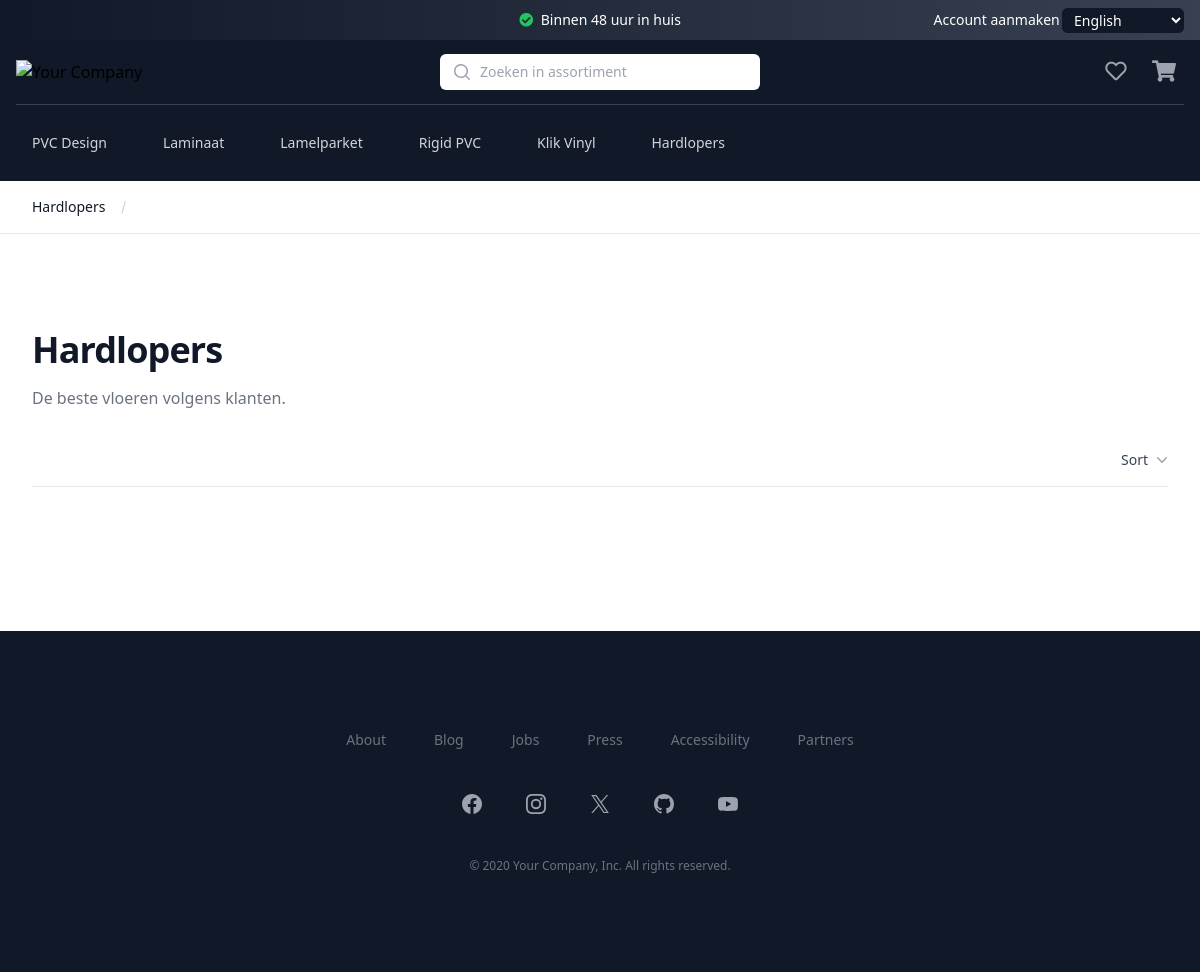
The app's page /runners/, older data.
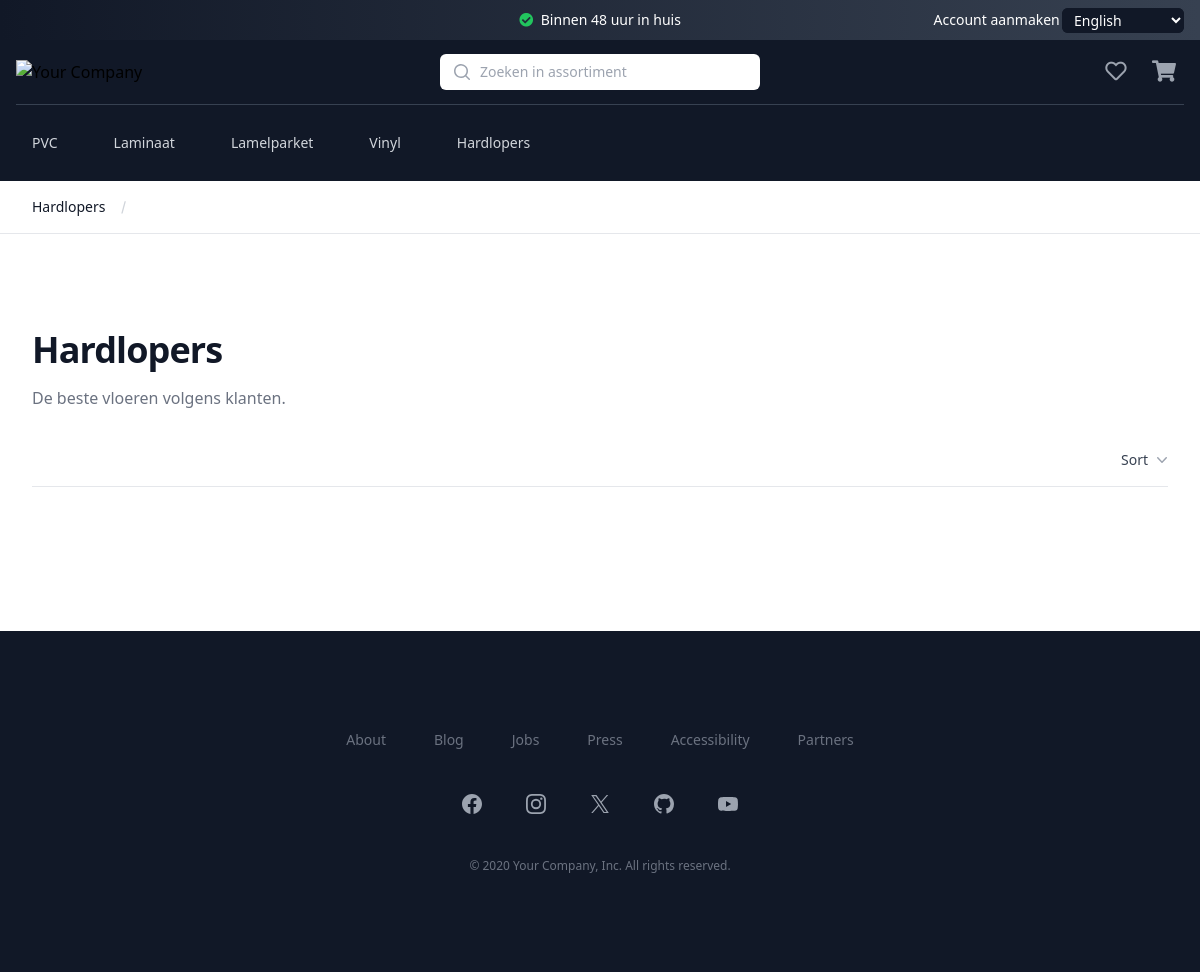
The same page, newer data.
### ecommerce_website/models.py (models this page shows, shortened)
class ProductCategory(models.Model):
    name = models.CharField(max_length=100)
    description = models.CharField(max_length=200, default=None, null=True)
    parent_category = models.ForeignKey(
        'self', on_delete=models.CASCADE, null=True, blank=True, related_name='subcategories')
    active = models.BooleanField(default=True)
    thumbnail = models.ImageField(
        upload_to='category_thumbnails/', null=True, blank=True)

### ecommerce_website/views.py (the view)
# urls.py: path('runners/', views.runner_products, name='runner_products'),
def runner_products(request):
    category = 'Hardlopers'
    attributes = request.GET.copy()
    isSort = 'tn_sort' in attributes
    isFilter = 'tn_sort' not in attributes and len(
        attributes) > 0 or 'tn_sort' in attributes and len(
        attributes) > 1
    if isSort:
        sort_value = attributes.pop('tn_sort', None)[0]
    if isFilter:
        products = ProductService().get_runner_products_by_attributes(attributes)
        if isSort:
            products = ProductSorter().sort_products_by(products, sort_value)
    else:
        products = ProductService().get_runner_products()
        if isSort:
            products = ProductSorter().sort_products_by(products, sort_value)
    productViewService = ProductViewService()
    productViews = productViewService.generate(products)
    headerData = ProductCategoryService().get_all_active_head_product_categories()
    breadcrumb = [category]
    categoryData = ProductCategoryService().get_product_category_by_name(category)
    filterData = ProductFilterService().get_product_filters_by_category_name(category)
    return render(request, 'products.html', {'products': productViews, 'filterData': filterData, 'headerData': headerData, 'categoryData': categoryData, 'breadcrumbs': breadcrumb})

### ecommerce_website/services/product_category_service/product_category_service.py (called while the page is built)
    @staticmethod
    def get_product_category_by_name(product_category_name):
        try:
            return ProductCategory.objects.filter(name=product_category_name).first()
        except ProductCategory.DoesNotExist:
            return None

    @staticmethod
    def get_all_active_head_product_categories():
        try:
            return ProductCategory.objects.filter(active=True, parent_category=None)
        except ProductCategory.DoesNotExist:
            return None

### ecommerce_website/services/product_filter_service/product_filter_service.py (called while the page is built, shortened)
    @staticmethod
    def get_product_filters_by_category_name(product_category_name):
        try:
            product_filters = ProductFilter.objects.filter(parent_category__name=product_category_name)
            matched_filters_dict = {}
            product_filter_view_service = ProductFilterViewService()
            product_filter_views = product_filter_view_service.generate(
                matched_filters_dict.items())
            return product_filter_views
        except ProductFilter.DoesNotExist:
            return None

### ecommerce_website/services/product_service/product_service.py (called while the page is built)
    @staticmethod
    def get_runner_products():
        try:
            products = Product.objects.filter(runner=True)
            return list(products)
        except Product.DoesNotExist:
            return None

### ecommerce_website/services/view_service/product_filter_service.py (called while the page is built)
    def generate(self, items):
        productViews = []
        for key, value in items:
            productView = ProductFilterView(key, value)
            productViews.append(productView)
        return productViews

### ecommerce_website/services/view_service/product_view_service.py (called while the page is built)
    def generate(self, items):
        productViews = []
        for item in items:
            productView = ProductView(item)
            productViews.append(productView)
        return productViews

### ecommerce_website/templates/products.html (shortened to what this page needs)
{% extends 'components/main.html' %}
{% load static tailwind_tags %}
{% block content %}
<div class="bg-white">
  <main class="mx-auto max-w-2xl px-4 lg:max-w-7xl lg:px-8">
<div class="border-b border-gray-200 pt-24 relative">
  <h1 class="text-4xl font-bold tracking-tight text-gray-900">{{categoryData.name}}</h1>
  <p class="mt-4 text-base text-gray-500">{{categoryData.description}}</p>
  <div class="pb-4 pt-10 flex justify-between items-start">
    <div class="relative flex items-center">
      <button type="button"
        class="group inline-flex justify-center text-sm font-medium text-gray-700 hover:text-gray-900" id="menu-button"
        aria-expanded="false" aria-haspopup="true" onclick="toggleSortMenu()">
        Sort
      </button>
    </div>
  </div>
</div>
    <div class="pb-24 pt-12 lg:grid lg:grid-cols-3 lg:gap-x-8 xl:grid-cols-4">
    </div>
  </main>
</div>
{% endblock %}

### ecommerce_website/templates/components/main.html (shortened to what this page needs)
{% load static tailwind_tags %}
<!DOCTYPE html>
<html lang="en">
    <head>
        {% tailwind_css %}
        <link href="https://cdnjs.cloudflare.com/ajax/libs/font-awesome/5.15.4/css/all.min.css" rel="stylesheet">
    </head>
<body>
    {% include 'components/header.html'%}
    <main>
        {% block content %}
        {% endblock %}
    </main>
    {% include 'components/footer.html'%}
</body>
</html>

### ecommerce_website/templates/components/header.html (shortened to what this page needs)
{% load static %}
<header class="bg-gray-900">
    <div class="bg-gradient-to-r from-gray-900 to-gray-700">
        <div class="mx-auto flex h-10 max-w-7xl items-center justify-between px-4 sm:px-6 lg:px-8">
            <form class="hidden lg:block lg:flex-1 absolute right-4">
                <div class="flex items-center">
                    <div
                        class="group relative -ml-2 rounded-md border-transparent bg-gray-900 focus-within:ring-2 focus-within:ring-white">
                        <select id="desktop-language" name="language"
                            class="flex items-center rounded-md border-transparent bg-gray-900 bg-none py-0.5 pl-2 pr-10 text-sm font-medium text-white focus:border-transparent focus:outline-none focus:ring-0 group-hover:text-gray-100">
                            <option value="en">English</option>
                        </select>
                    </div>
                </div>
            </form>
            <p class="flex-1 text-center text-sm font-medium text-white lg:flex-none">
                <i class="fas fa-check-circle text-green-500 mr-1"></i> Binnen 48 uur in huis
            </p>
            <div class="hidden lg:flex lg:flex-1 lg:items-center lg:justify-end lg:space-x-6">
                {% if user.is_authenticated %}
                <a href="#" class="text-sm font-medium text-white hover:text-gray-100">{{user}}</a>
                <span class="h-6 w-px bg-gray-600" aria-hidden="true"></span>
                <a href="/logout" class="text-sm font-medium text-white hover:text-gray-100">Uitloggen</a>
                {% else %}
                <a href="/registration" class="text-sm font-medium text-white hover:text-gray-100">Account aanmaken</a>
                <a href="/login" class="text-sm font-medium text-white hover:text-gray-100">Inloggen</a>
                {% endif %}
            </div>
        </div>
    </div>
    <div class="mx-auto max-w-7xl px-2 sm:px-4 lg:divide-y lg:divide-gray-700">
        <div class="relative flex h-16 justify-between">
            <div class="relative z-10 flex px-2 lg:px-0">
                <a href="{% url 'home' %}" class="flex flex-shrink-0 items-center">
                    <img class="max-h-14 w-auto" src="{% static 'images/logo.png' %}" alt="Your Company">
                </a>
            </div>
            <div class="relative z-0 flex flex-1 items-center justify-center px-2 sm:absolute sm:inset-0">
                <div class="w-full sm:max-w-xs">
                    <form id="searchForm" onsubmit="submitSearch(event)">
                        <div class="relative">
                            <div class="pointer-events-none absolute inset-y-0 left-0 flex items-center pl-3">
                            </div>
                            <input id="search" name="search"
                                class="block w-full rounded-md border-0 bg-white py-1.5 pl-10 pr-3 text-gray-300 placeholder:text-gray-400 focus:bg-white focus:text-gray-900 focus:ring-0 focus:placeholder:text-gray-600 sm:text-sm sm:leading-6"
                                placeholder="Zoeken in assortiment" type="search">
                        </div>
                    </form>
                </div>
            </div>
            <div class="hidden lg:relative lg:z-10 lg:ml-4 lg:flex lg:items-center">
                <button type="button"
                    class="relative flex-shrink-0 rounded-full p-1 text-gray-400 hover:text-white focus:outline-none focus:ring-2 focus:ring-white focus:ring-offset-2 focus:ring-offset-gray-800 mr-2 w-10 h-10">
                    <i class="far fa-heart fa-lg"></i>
                </button>
                <button type="button" onclick="openFlyoutPanel()"
                    class="relative flex-shrink-0 rounded-full p-1 text-gray-400 hover:text-white focus:outline-none focus:ring-2 focus:ring-white focus:ring-offset-2 focus:ring-offset-gray-800 w-10 h-10">
                    <i class="fas fa-shopping-cart fa-lg"></i>
                </button>
            </div>
        </div>
        <nav id="navigation-container" class="hidden lg:flex lg:space-x-6 lg:py-4" aria-label="Global">
            {% for category in headerData %}
            {% if category.name == 'Hardlopers' %}
            <a href="/runners" id="dropdown-btn-{{ category.id }}"
                class="text-gray-300 hover:bg-gray-700 hover:text-white inline-flex items-center rounded-md py-3 px-4 text-sm font-medium">
                {{ category.name }}
            </a>
            {% else %}
            <a href="/products/{{ category.name }}" id="dropdown-btn-{{ category.id }}"
                class="text-gray-300 hover:bg-gray-700 hover:text-white inline-flex items-center rounded-md py-3 px-4 text-sm font-medium"
                onmouseover="showDropdown('{{ category.id }}')" onmouseout="hideDropdown('{{ category.id }}')">
                {{ category.name }}
            </a>
            {% endif %}
            {% endfor %}
        </nav>
    </div>
</header>
{% if breadcrumbs %}
{% include 'components/breadcrumb.html' %}
{% endif %}

### ecommerce_website/templates/components/breadcrumb.html (shortened to what this page needs)
<div class="border-b border-gray-200">
    <nav aria-label="Breadcrumb" class="mx-auto max-w-7xl px-4 sm:px-6 lg:px-8">
        <ol role="list" class="flex items-center space-x-4 py-4">
            {% for crumb in breadcrumbs %}
                {% if forloop.first %}
                    <li>
                        <div class="flex items-center">
                            <a href="/products/{{crumb}}" class="mr-4 text-sm font-medium text-gray-900">{{ breadcrumbs.0 }}</a>
                                <svg viewBox="0 0 6 20" aria-hidden="true" class="h-5 w-auto text-gray-300">
                                    <path d="M4.878 4.34H3.551L.27 16.532h1.327l3.281-12.19z" fill="currentColor" />
                                </svg>
                        </div>
                    </li>
                {% endif %}
            {% endfor %}
        </ol>
    </nav>
</div>

### ecommerce_website/templates/components/footer.html (shortened to what this page needs)
{% load static %}
<footer class="bg-gray-900">
    <div class="mx-auto max-w-7xl overflow-hidden px-6 py-20 sm:py-24 lg:px-8">
        <nav class="-mb-6 columns-2 sm:flex sm:justify-center sm:space-x-12" aria-label="Footer">
            <div class="pb-6">
                <a href="#" class="text-sm font-medium leading-6 text-gray-500 hover:text-gray-400">About</a>
            </div>
            <div class="pb-6">
                <a href="#" class="text-sm font-medium leading-6 text-gray-500 hover:text-gray-400">Blog</a>
            </div>
            <div class="pb-6">
                <a href="#" class="text-sm font-medium leading-6 text-gray-500 hover:text-gray-400">Jobs</a>
            </div>
            <div class="pb-6">
                <a href="#" class="text-sm font-medium leading-6 text-gray-500 hover:text-gray-400">Press</a>
            </div>
            <div class="pb-6">
                <a href="#" class="text-sm font-medium leading-6 text-gray-500 hover:text-gray-400">Accessibility</a>
            </div>
            <div class="pb-6">
                <a href="#" class="text-sm font-medium leading-6 text-gray-500 hover:text-gray-400">Partners</a>
            </div>
        </nav>
        <div class="mt-10 flex justify-center space-x-10">
            <a href="#" class="text-gray-400 hover:text-gray-500">
            </a>
            <a href="#" class="text-gray-400 hover:text-gray-500">
            </a>
            <a href="#" class="text-gray-400 hover:text-gray-500">
            </a>
            <a href="#" class="text-gray-400 hover:text-gray-500">
            </a>
            <a href="#" class="text-gray-400 hover:text-gray-500">
            </a>
        </div>
        <p class="mt-10 text-center text-xs leading-5 text-gray-500">&copy; 2020 Your Company, Inc. All rights reserved.
        </p>
    </div>
</footer>

Row changes from the older to the newer data that the page shows:
no longer on this page (row edited): ProductCategory: name "Rigid PVC"
no longer on this page (row edited): ProductCategory: name "Klik Vinyl"
changed ProductCategory: name "PVC Design" → "PVC"
now on this page (row edited): ProductCategory: name "Vinyl"
